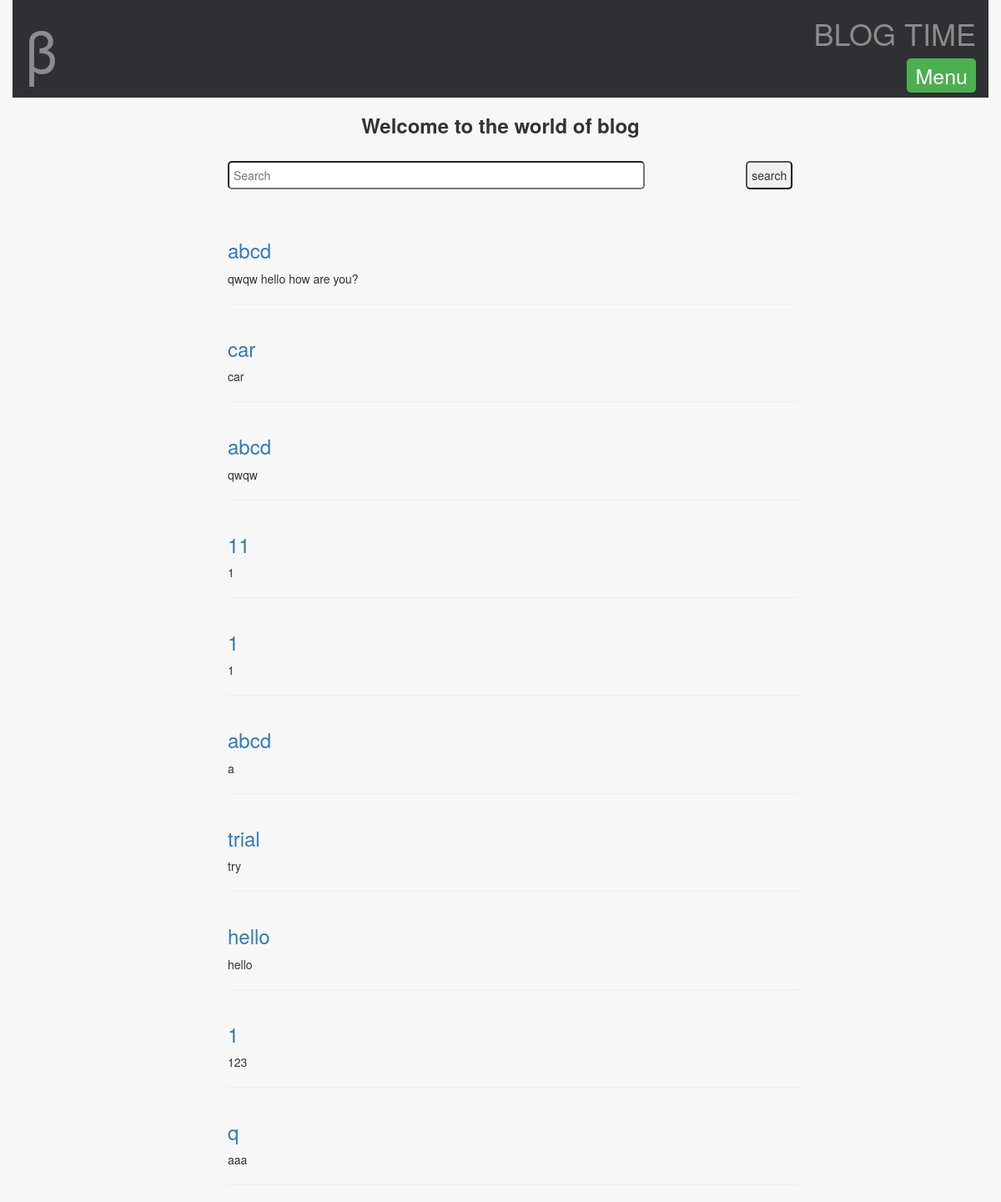
/posts/, run on the app's committed database.
### blogs/models.py (models this page shows, shortened)
class Post(models.Model):
    title = models.CharField(max_length=150)
    image = models.ImageField(upload_to=upload_path, null=True, blank=True)
    content = models.TextField()
    postupdate = models.DateTimeField(auto_now=True, auto_now_add=False)
    posttime = models.DateTimeField(auto_now=False, auto_now_add=True)

### blogs/views.py (the view)
class blog_recent(View):
    def get(self, request, *args, **kwargs):
        query = Post.objects.all().order_by("-postupdate")[:10]
        queryset = request.GET.get("q")
        if queryset:
            query = Post.objects.all().order_by("-postupdate")
            query = query.filter(title__icontains=queryset)
        context = {
            "list": query,
        }
        return render(request, "blogs.html", context)

### templates/blogs.html (shortened to what this page needs)
{% extends "base2.html" %} {% block body %}
<div class="text-center">
    <h3><b>Welcome to the world of blog</b></h3>
</div>
<div class="container center">
    <div class="blog-container">
        <br>
        <form method="GET" action="">
            <input type="text" class="input-blog" name="q" placeholder="Search" value="{{ request.GET.q }}"/>
            <input type="submit" class="pull-right" value="search"/>
        </form>
        <br>
        <br>
        {% for obj in list %}
        <div class="row">
            <div class="col-md-7 ">
                <h3>
                    <a href="{% url 'posts:show_post' id=obj.id %}">{{ obj.title }}</a>
                </h3>
            </div>
        </div>
        <div class="content-text">
            <p>{{ obj.content }}</p>
        </div>
        <hr>{% endfor %}
    </div>
</div> {% endblock %}

### static/css/style.css (style rules this page uses)
body { background-color: #f7f7f7; }
input { -moz-border-radius: 5px; border-radius: 5px; padding:5px; }
hr { color: #ffffff; }
.pull-right { margin: 0 1%; }

### static/css/blogstyle.css (style rules this page uses)
.blog-container { margin-left:20%; margin-right: 20%; word-wrap: break-word; }
.input-blog { width: 500px; }

### data on the page
Post: title "abcd", content "qwqw hello how are you?"
Post: title "car", content "car"
Post: title "abcd", content "qwqw"
Post: title "11", content "1"
Post: title "1", content "1"
Post: title "abcd", content "a"
Post: title "trial", content "try"
Post: title "hello", content "hello"
Post: title "1", content "123"
Post: title "q", content "aaa"
